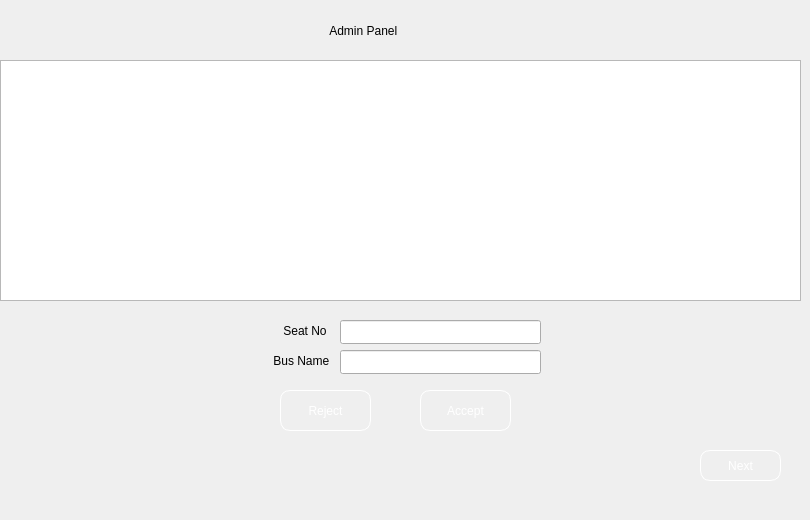
    <widget class="QWidget" name="Admin_page">
     <widget class="QTableView" name="tableView">
      <property name="geometry">
       <rect>
        <x>0</x>
        <y>60</y>
        <width>801</width>
        <height>241</height>
       </rect>
      </property>
      <property name="styleSheet">
       <string notr="true">background-image: url(:/image/E:/project pic/white.jpeg);</string>
      </property>
      <property name="sizeAdjustPolicy">
       <enum>QAbstractScrollArea::AdjustToContents</enum>
      </property>
      <property name="alternatingRowColors">
       <bool>false</bool>
      </property>
      <property name="selectionMode">
       <enum>QAbstractItemView::NoSelection</enum>
      </property>
      <property name="gridStyle">
       <enum>Qt::DotLine</enum>
      </property>
      <attribute name="horizontalHeaderVisible">
       <bool>true</bool>
      </attribute>
     </widget>
     <widget class="QLabel" name="label_18">
      <property name="geometry">
       <rect>
        <x>300</x>
        <y>10</y>
        <width>221</width>
        <height>41</height>
       </rect>
      </property>
      <property name="styleSheet">
       <string notr="true">background-image: url(:/image/E:/project pic/jonathan-borba-T5jzpRTVF1U-unsplash.jpg);
font: 700 15pt &quot;Segoe UI&quot;;</string>
      </property>
      <property name="text">
       <string>         Admin Panel</string>
      </property>
     </widget>
     <widget class="QPushButton" name="Admin_next_button_2">
      <property name="geometry">
       <rect>
        <x>700</x>
        <y>450</y>
        <width>81</width>
        <height>31</height>
       </rect>
      </property>
      <property name="styleSheet">
       <string notr="true">font: 700 9pt &quot;Segoe UI&quot;;
color: rgb(255, 255, 255);
image: url(:/new/prefix1/ImageC/button4.png);
border-style: solid;
 border-width:1px;
 border-radius:10px;
 max-width:200px;
 max-height:200px;
 min-width:0px;
 min-height:0px;</string>
      </property>
      <property name="text">
       <string>Next</string>
      </property>
     </widget>
     <widget class="QLabel" name="label_22">
      <property name="geometry">
       <rect>
        <x>220</x>
        <y>320</y>
        <width>401</width>
        <height>131</height>
       </rect>
      </property>
      <property name="styleSheet">
       <string notr="true">background-image: url(:/image/E:/project pic/Black_colour.jpg);</string>
      </property>
      <property name="text">
       <string/>
      </property>
     </widget>
     <widget class="QPushButton" name="Request_reject_button">
      <property name="geometry">
       <rect>
        <x>280</x>
        <y>390</y>
        <width>91</width>
        <height>41</height>
       </rect>
      </property>
      <property name="styleSheet">
       <string notr="true">font: 700 9pt &quot;Segoe UI&quot;;
color: rgb(255, 255, 255);
image: url(:/new/prefix1/ImageC/button4.png);
border-style: solid;
 border-width:1px;
 border-radius:10px;
 max-width:200px;
 max-height:200px;
 min-width:0px;
 min-height:0px;</string>
      </property>
      <property name="text">
       <string>Reject</string>
      </property>
     </widget>
     <widget class="QPushButton" name="Request_accept_button">
      <property name="geometry">
       <rect>
        <x>420</x>
        <y>390</y>
        <width>91</width>
        <height>41</height>
       </rect>
      </property>
      <property name="styleSheet">
       <string notr="true">font: 700 9pt &quot;Segoe UI&quot;;
color: rgb(255, 255, 255);
image: url(:/new/prefix1/ImageC/button4.png);
border-style: solid;
 border-width:1px;
 border-radius:10px;
 max-width:200px;
 max-height:200px;
 min-width:0px;
 min-height:0px;</string>
      </property>
      <property name="text">
       <string>Accept</string>
      </property>
     </widget>
     <widget class="QLabel" name="label_37">
      <property name="geometry">
       <rect>
        <x>280</x>
        <y>320</y>
        <width>51</width>
        <height>21</height>
       </rect>
      </property>
      <property name="styleSheet">
       <string notr="true">font: 700 9pt &quot;Segoe UI&quot;;
background-image: url(:/image/E:/project pic/white.jpeg);</string>
      </property>
      <property name="text">
       <string> Seat No</string>
      </property>
     </widget>
     <widget class="QLabel" name="label_38">
      <property name="geometry">
       <rect>
        <x>270</x>
        <y>350</y>
        <width>61</width>
        <height>21</height>
       </rect>
      </property>
      <property name="styleSheet">
       <string notr="true">font: 700 9pt &quot;Segoe UI&quot;;
background-image: url(:/image/E:/project pic/white.jpeg);</string>
      </property>
      <property name="text">
       <string> Bus Name</string>
      </property>
     </widget>
     <widget class="QLineEdit" name="Accept_request_seat_input">
      <property name="geometry">
       <rect>
        <x>340</x>
        <y>320</y>
        <width>201</width>
        <height>24</height>
       </rect>
      </property>
      <property name="styleSheet">
       <string notr="true">font: 700 9pt &quot;Segoe UI&quot;;
background-image: url(:/image/E:/project pic/white.jpeg);</string>
      </property>
     </widget>
     <widget class="QLineEdit" name="Accept_request_bus_input">
      <property name="geometry">
       <rect>
        <x>340</x>
        <y>350</y>
        <width>201</width>
        <height>24</height>
       </rect>
      </property>
      <property name="styleSheet">
       <string notr="true">font: 700 9pt &quot;Segoe UI&quot;;
background-image: url(:/image/E:/project pic/white.jpeg);</string>
      </property>
     </widget>
     <widget class="QLabel" name="label_45">
      <property name="geometry">
       <rect>
        <x>0</x>
        <y>0</y>
        <width>801</width>
        <height>511</height>
       </rect>
      </property>
      <property name="text">
       <string/>
      </property>
      <property name="pixmap">
       <pixmap resource="ResourceC.qrc">:/new/prefix1/ImageC/bl3.png</pixmap>
      </property>
      <property name="scaledContents">
       <bool>true</bool>
      </property>
     </widget>
     <zorder>label_45</zorder>
     <zorder>tableView</zorder>
     <zorder>label_18</zorder>
     <zorder>Admin_next_button_2</zorder>
     <zorder>label_22</zorder>
     <zorder>Request_reject_button</zorder>
     <zorder>Request_accept_button</zorder>
     <zorder>label_37</zorder>
     <zorder>label_38</zorder>
     <zorder>Accept_request_seat_input</zorder>
     <zorder>Accept_request_bus_input</zorder>
    </widget>
